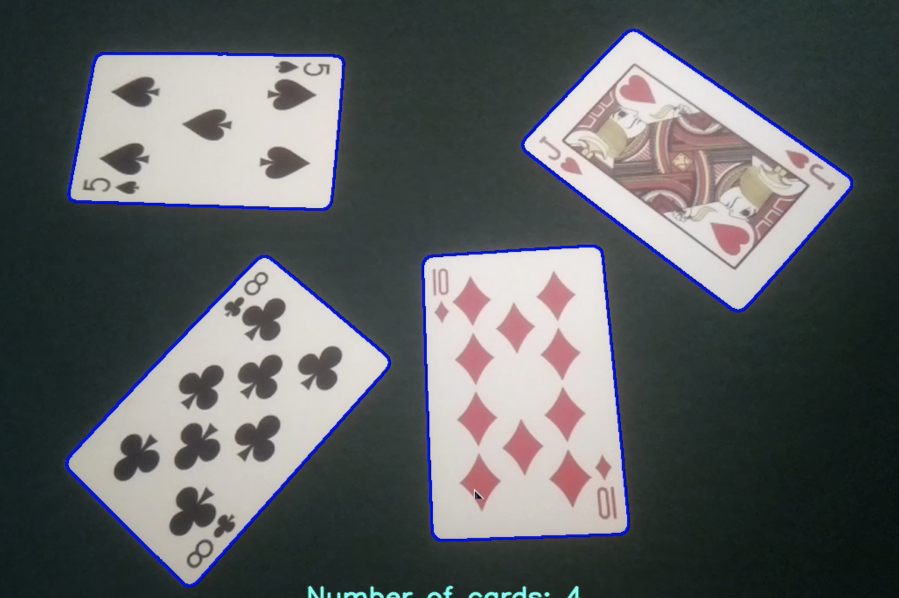
#> input picture cv2-test/1.png, 1798 x 1196 px (shown at 1/2 size)
$ python test.py   (older library calls are emulated)
#> lines starting #> are read from the running program, lines starting #| are printed output that depends on the picture; after the words box and inside, x2 and y2 are one past the last pixel; in counts of white or black regions, pixels touching at a corner belong together
#> further down, image is the input picture: shape (1196, 1798, 3); mean B, G, R 98.1, 97, 93.7
### cv2-test/Cards.py
############## Playing Card Detector Functions ###############
#
# Author: Evan Juras
# Date: 9/5/17
# Description: Functions and classes for CardDetector.py that perform
# various steps of the card detection algorithm


# Import necessary packages
import numpy as np
import cv2
import time

### Constants ###

# Adaptive threshold levels
BKG_THRESH = 60
CARD_THRESH = 30

# Width and height of card corner, where rank and suit are
CORNER_WIDTH = 32
CORNER_HEIGHT = 84

# Dimensions of rank train images
RANK_WIDTH = 70
RANK_HEIGHT = 125

# Dimensions of suit train images
SUIT_WIDTH = 70
SUIT_HEIGHT = 100

RANK_DIFF_MAX = 2000
SUIT_DIFF_MAX = 700

CARD_MAX_AREA = 120000
CARD_MIN_AREA = 25000

font = cv2.FONT_HERSHEY_SIMPLEX

### Structures to hold query card and train card information ###

class Query_card:
    """Structure to store information about query cards in the camera image."""

    # [12 lines left out: function __init__, not called in this run]

class Train_ranks:
    """Structure to store information about train rank images."""

    def __init__(self):
        self.img = [] # Thresholded, sized rank image loaded from hard drive
        self.name = "Placeholder"

class Train_suits:
    """Structure to store information about train suit images."""

    def __init__(self):
        self.img = [] # Thresholded, sized suit image loaded from hard drive
        self.name = "Placeholder"

### Functions ###
# [32 lines left out: functions load_ranks, load_suits, not called in this run]

def preprocess_image(image):
    """Returns a grayed, blurred, and adaptively thresholded camera image."""

    gray = cv2.cvtColor(image,cv2.COLOR_BGR2GRAY)
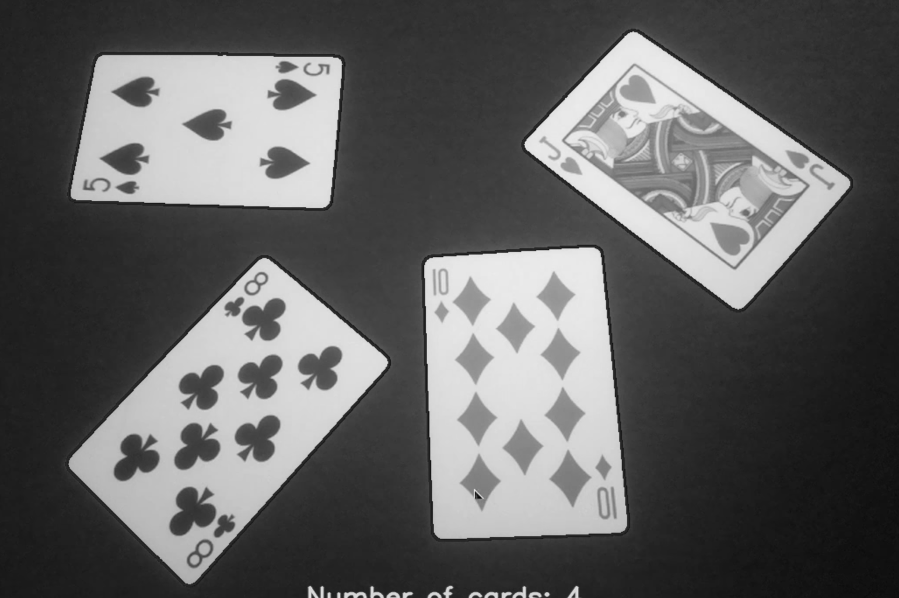
#> gray: shape (1196, 1798) (shown at 1/2 size); min 3, max 243, mean 96.1
    blur = cv2.GaussianBlur(gray,(5,5),0)

    # The best threshold level depends on the ambient lighting conditions.
    # For bright lighting, a high threshold must be used to isolate the cards
    # from the background. For dim lighting, a low threshold must be used.
    # To make the card detector independent of lighting conditions, the
    # following adaptive threshold method is used.
    #
    # A background pixel in the center top of the image is sampled to determine
    # its intensity. The adaptive threshold is set at 50 (THRESH_ADDER) higher
    # than that. This allows the threshold to adapt to the lighting conditions.
    img_w, img_h = np.shape(image)[:2]
#> img_w = 1196; img_h = 1798
    bkg_level = gray[int(img_h/100)][int(img_w/2)]
#> bkg_level = 48
    thresh_level = bkg_level + BKG_THRESH
#> thresh_level = 108

    retval, thresh = cv2.threshold(blur,thresh_level,255,cv2.THRESH_BINARY)
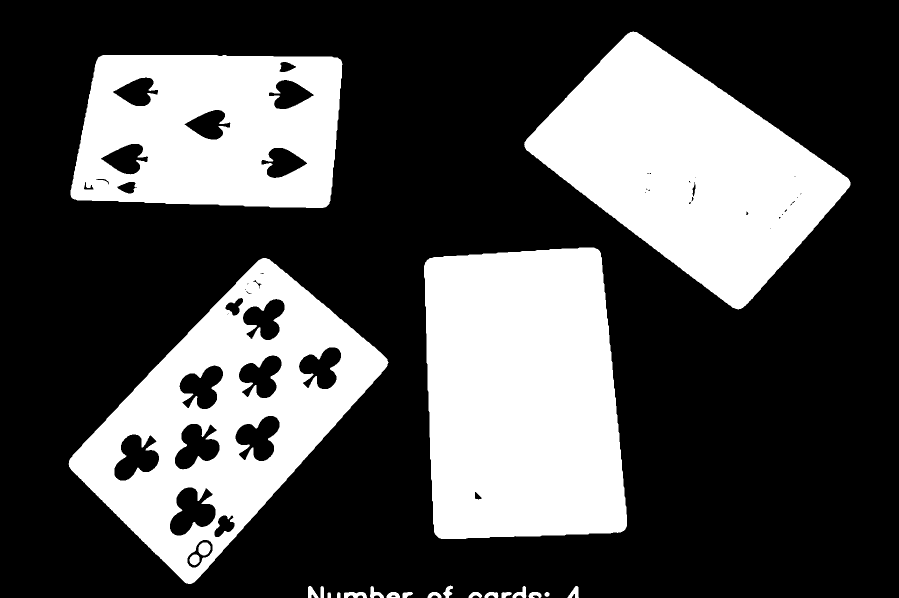
#> thresh: shape (1196, 1798) (shown at 1/2 size); 32.3% white; 23 white regions
#> retval = 108

    return thresh

def find_cards(thresh_image):
    """Finds all card-sized contours in a thresholded camera image.
    Returns the number of cards, and a list of card contours sorted
    from largest to smallest."""

    # Find contours and sort their indices by contour size
    dummy,cnts,hier = cv2.findContours(thresh_image,cv2.RETR_TREE,cv2.CHAIN_APPROX_SIMPLE)
#> cnts = 79 contours, 29 with area under 20; largest, box (x1, y1, x2, y2) and area: (848, 495, 1254, 1078) 210698, (137, 516, 777, 1168) 202609, (1048, 63, 1701, 619) 182056, (141, 110, 685, 416) 150307, (339, 974, 432, 1072) 5660
    index_sort = sorted(range(len(cnts)), key=lambda i : cv2.contourArea(cnts[i]),reverse=True)
#> index_sort = 79 values, max 78 at index 58, min 0 at index 45, mean 39

    # If there are no contours, do nothing
    if len(cnts) == 0:
        return [], []

    # Otherwise, initialize empty sorted contour and hierarchy lists
    cnts_sort = []
    hier_sort = []
    cnt_is_card = np.zeros(len(cnts),dtype=int)
#> cnt_is_card = 79 values from 0 to 0

    # Fill empty lists with sorted contour and sorted hierarchy. Now,
    # the indices of the contour list still correspond with those of
    # the hierarchy list. The hierarchy array can be used to check if
    # the contours have parents or not.
    for i in index_sort:
        cnts_sort.append(cnts[i])
        hier_sort.append(hier[0][i])
#> this loop made 79 passes
#> i on passes 1 to 12: 41, 18, 53, 43, 23, 24, 25, 26, 27, 28, 29, 32
#> after the loop, cnts_sort has the same summary as cnts

    # Determine which of the contours are cards by applying the
    # following criteria: 1) Smaller area than the maximum card size,
    # 2), bigger area than the minimum card size, 3) have no parents,
    # and 4) have four corners

    for i in range(len(cnts_sort)):
        size = cv2.contourArea(cnts_sort[i])
        peri = cv2.arcLength(cnts_sort[i],True)
        approx = cv2.approxPolyDP(cnts_sort[i],0.01*peri,True)

        if ((size < CARD_MAX_AREA) and (size > CARD_MIN_AREA)
            and (hier_sort[i][3] == -1) and (len(approx) == 4)):
            cnt_is_card[i] = 1
#> this loop made 79 passes
#> (size, peri) on passes 5 to 16: (5660, 419.9), (5267.5, 405.7), (5175.5, 407.3), (5061, 404.3), (4776.5, 392.9), (4606, 388.6), (4441, 385.8), (4261.5, 378.4), (3397.5, 300.1), (3281.5, 297.3), (3192.5, 296.1), (3088, 284.2)
#> (size, peri, approx) on passes 1 to 4: (210698.5, 1890.7, [[1195, 498], [850, 525], [877, 1075], [1250, 1058]]), (202609, 1887.6, [[532, 516], [138, 921], [376, 1167], [776, 725]]), (182056, 1806, [[1260, 64], [1049, 293], [1481, 617], [1700, 364]]), (150307, 1622.7, [[196, 115], [144, 396], [658, 407], [675, 115]])

    return cnts_sort, cnt_is_card

# [217 lines left out: functions preprocess_card, match_card, draw_results, flattener, not called in this run]

### cv2-test/test.py
import cv2
import numpy as np
import Cards


if __name__ == '__main__':
    # Read image
    image = cv2.imread('1.png')

    # Pre-process image (gray, blur, and threshold it)
    pre_proc = Cards.preprocess_image(image)

    # Find and sort the contours of all cards in the image (query cards)
    cnts_sort, cnt_is_card = Cards.find_cards(pre_proc)
#> cnts_sort has the same summary as cnts in find_cards; cnt_is_card = 79 values from 0 to 0

    print(cnts_sort)
#> (printed output is left out)
    print(cnt_is_card)
